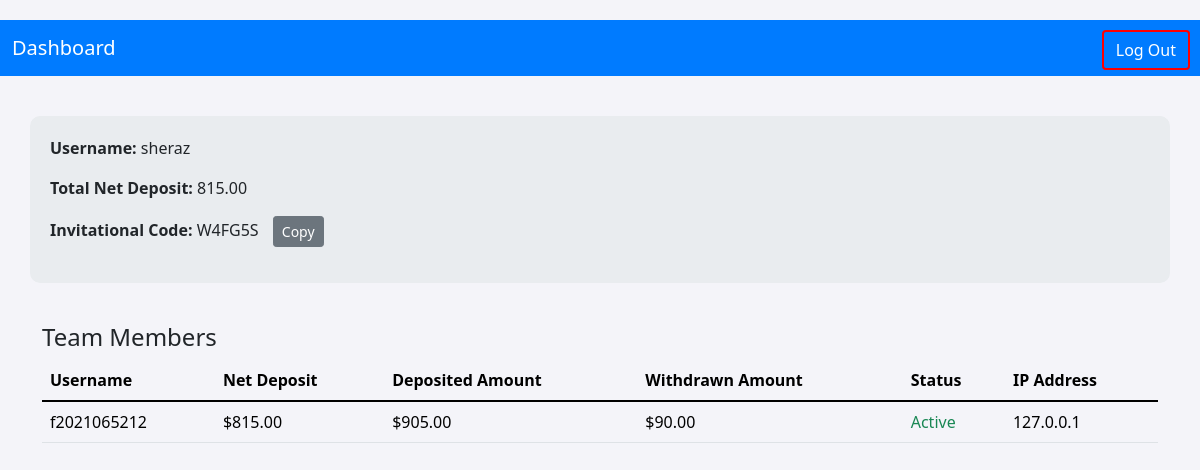
/Employee-Dashboard/ (signed in), run on an earlier commit of the app's database.
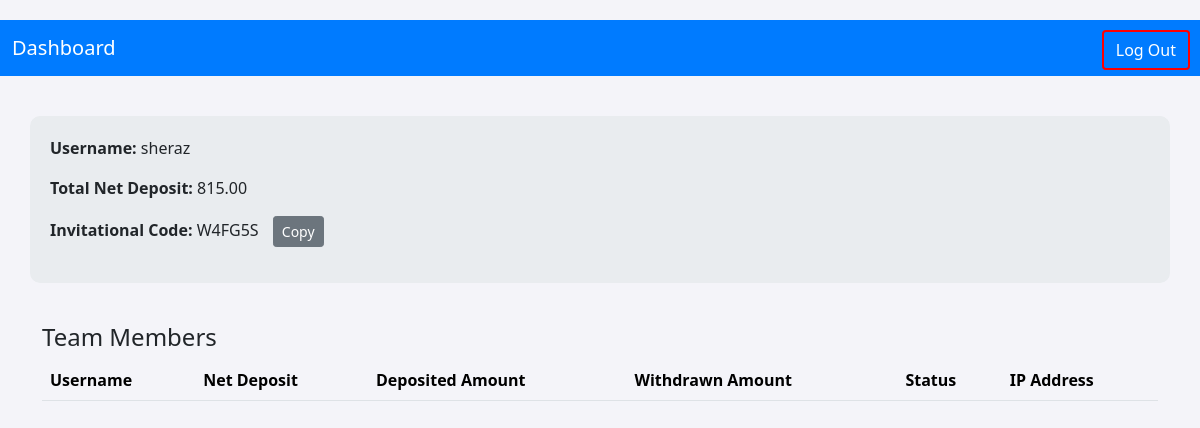
And on a later commit of the database.
### accounts/models.py (models this page shows, shortened)
class User(AbstractUser):
    is_admin = models.BooleanField(default=False)
    is_employee = models.BooleanField(default=False)
    is_customer = models.BooleanField(default=False)
    invitation_code = models.CharField(max_length=100, blank=True,null=True, editable=False)

class UserIp(BaseModel):
    user=models.OneToOneField(User,on_delete=models.CASCADE,related_name='user_ip')
    ip_address=models.CharField(max_length=100)

### Employee/models.py (models this page shows, shortened)
class EmployeeDeposit(BaseModel):
    employee = models.OneToOneField(settings.AUTH_USER_MODEL, on_delete=models.CASCADE, related_name="employee_deposit")
    total_deposit = models.DecimalField(max_digits=10, decimal_places=2, default=0.00)
    net_deposit = models.DecimalField(max_digits=10, decimal_places=2, default=0.00)
    total_withdrawal=models.DecimalField(max_digits=10,decimal_places=2,default=0.00)
    last_updated = models.DateTimeField(auto_now=True)

### home/models.py (models this page shows, shortened)
class AccountBalance(BaseModel):
    user = models.OneToOneField(settings.AUTH_USER_MODEL, on_delete=models.CASCADE, related_name="balance")
    account_balance = models.DecimalField(max_digits=10, decimal_places=2, default=0.00)
    today_commission = models.DecimalField(max_digits=10, decimal_places=2, default=0.00)
    total_commission = models.DecimalField(max_digits=10, decimal_places=2, default=0.00)
    total_deposit = models.DecimalField(max_digits=10, decimal_places=2, default=0.00)
    total_withdrawal = models.DecimalField(max_digits=10, decimal_places=2, default=0.00)
    last_transaction_date = models.DateField(default=timezone.now)
    @property
    def net_deposit(self):
        return self.total_deposit - self.total_withdrawal

### accounts/views.py (the view)
# urls.py: path('Employee-Dashboard/',Employee_dashboard,name='Employee_dashboard'),
@login_required
def Employee_dashboard(request):
    if not request.user.is_employee:
        return render(request, "errors/not_authorized.html")  # Assume you have a not authorized page
    referred_users = User.objects.filter(invitation_code=request.user.invitation_code, is_customer=True)
    context = {
        'referred_users': referred_users
    }
    print(context)
    return render(request, "home/Employee_dashboard.html", context)

### templates/home/Employee_dashboard.html (shortened to what this page needs)
<!DOCTYPE html>
<html lang="en">
  <head>
    <link
      href="https://cdn.jsdelivr.net/npm/bootstrap@5.1.3/dist/css/bootstrap.min.css"
      rel="stylesheet"
    />
  </head>
  <body>
    <div class="dashboard-container">
      <nav class="navbar navbar-expand-lg">
        <div class="container-fluid">
          <a class="navbar-brand" href="{% url 'logout' %}">Dashboard</a>
         <button class="btn btn-outline-danger log-out-button" type="button" id="logoutButton">
    <a href="{% url 'logout' %}" style="text-decoration: none; color: inherit;">
        Log Out
    </a>
</button>
        </div>
      </nav>
      <div class="container profile-info">
        <p>
          <strong> Username:</strong>
          <span id="usernameDisplay">{{ request.user.username }}</span>
        </p>
        <p>
          <strong>Total Net Deposit:</strong>
          <span id="netDeposit">{{ request.user.employee_deposit.net_deposit }}</span>
        </p>
        <p>
          <strong>Invitational Code:</strong>
          <span id="invitationalCode">{{ request.user.invitation_code}}</span>
          <button
            class="btn btn-secondary btn-sm btn-copy"
            onclick="copyCode()"
          >
            Copy
          </button>
        </p>
      </div>
      <div class="container team-members">
        <h4>Team Members</h4>
        <table class="table" style="color:black">
          <thead>
            <tr >
              <th >Username</th>
              <th>Net Deposit</th>
              <th>Deposited Amount</th>
              <th>Withdrawn Amount</th>
              <th>Status</th>
              <th>IP Address</th>
            </tr>
          </thead>
          <tbody id="teamMembers">
            {% for user in referred_users %}
            <tr>
              <td>{{ user.username }}</td>
              <td>${{ user.balance.net_deposit }}</td>
              <td>${{ user.balance.total_deposit }}</td>
              <td>${{ user.balance.total_withdrawal }}</td>
              <td>
                                {% if user.is_active %}
                                    <span class="text-success">Active</span>
                                {% else %}
                                    <span class="text-danger">Inactive</span>
                                {% endif %}
                            </td>
              <td>{{ user.user_ip.ip_address }}</td>
            </tr>
            {% endfor %}
          </tbody>
        </table>
      </div>
    </div>
  </body>
</html>

### templates/home/Employee_dashboard.html (style rules this page uses)
body { margin-top: 20px; background-color: #f4f4f9; }
.navbar { background-color: #007bff; }
.navbar .navbar-brand, .navbar .nav-link, .navbar .btn-outline-danger { color: #fff; }
.profile-info { margin-top: 40px; background-color: #e9ecef; border-radius: 10px; padding: 20px; }
.team-members { margin-top: 40px; }
.log-out-button { position: absolute; right: 10px; top: 10px; }
.log-out-button { border: 2px solid red; background-color: transparent; transition: all 0.3s ease; }
table th { background-color: #007bff; color: black; }
.btn-copy { margin-left: 10px; }

What changed in the data, as far as the page shows it:
removed User: username "f2021065212", balance.net_deposit "815.00", balance.total_deposit "905.00", balance.total_withdrawal "90.00", is_active "Active", user_ip.ip_address "127.0.0.1"
